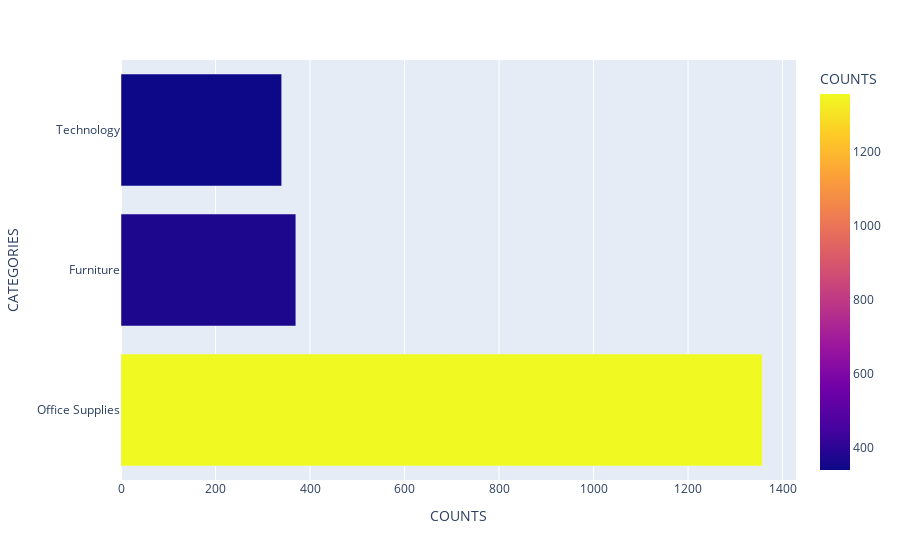

The code cell stored with this chart in its notebook:
### Markdown cell above
Looks like it has got lot of outlayers.
But the outlayers conveys that the regions of high Sales, so we don't have to worry about that.

Distplot tells us the story that Sales is reaching a high hand at approximately below 500 mark.

Perfect! Let's take a deep look at it.

### Code cell
#Let's take the values of Sales lying below 500
sales=df_central[df_central['Sales']<500]["Category"].value_counts().reset_index()
sales.columns=("Category", "Counts")

#Barplot using plotly
bar_plot = px.bar(sales,y='Category',x='Counts',
             orientation='h',color='Counts',
            labels={'Counts':'COUNTS','Category':'CATEGORIES'})
bar_plot.show()

### Figure 1 — Plotly figure (JSON) as saved in the notebook; plotly's stock layout.template omitted (floating-point values rounded to 4 significant figures)
{"data": [{"alignmentgroup": "True", "hovertemplate": "COUNTS=%{marker.color}<br>CATEGORIES=%{y}<extra></extra>", "legendgroup": "", "marker": {"color": [1357, 370, 340], "coloraxis": "coloraxis"}, "name": "", "offsetgroup": "", "orientation": "h", "showlegend": false, "textposition": "auto", "type": "bar", "x": [1357, 370, 340], "xaxis": "x", "y": ["Office Supplies", "Furniture", "Technology"], "yaxis": "y"}], "layout": {"barmode": "relative", "coloraxis": {"colorbar": {"title": {"text": "COUNTS"}}, "colorscale": [[0, "#0d0887"], [0.1111, "#46039f"], [0.2222, "#7201a8"], [0.3333, "#9c179e"], [0.4444, "#bd3786"], [0.5556, "#d8576b"], [0.6667, "#ed7953"], [0.7778, "#fb9f3a"], [0.8889, "#fdca26"], [1, "#f0f921"]]}, "legend": {"tracegroupgap": 0}, "margin": {"t": 60}, "xaxis": {"anchor": "y", "domain": [0, 1], "title": {"text": "COUNTS"}}, "yaxis": {"anchor": "x", "domain": [0, 1], "title": {"text": "CATEGORIES"}}}}
